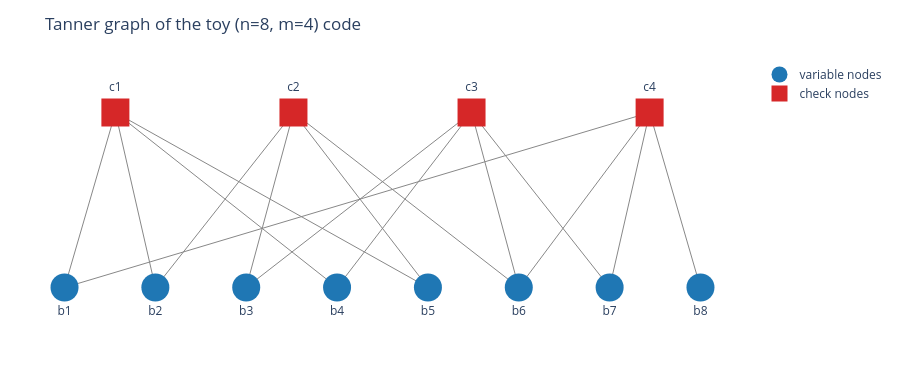

The code cell stored with this chart in its notebook:
### Markdown cell above
### 3.1 Tanner-graph visualization

Variable nodes (bits) on the bottom row, check nodes on the top row, edge from $b_i$ to $c_a$ whenever $H_{a,i}=1$.

### Code cell
def plot_tanner_graph(H, title="Tanner graph"):
    """Render a bipartite Tanner graph with check nodes on top and bit nodes on the bottom."""
    n_checks, n_bits = H.shape
    bit_x = np.linspace(0, 1, n_bits)
    check_x = np.linspace(0.08, 0.92, n_checks)
    bit_y = np.zeros(n_bits)
    check_y = np.ones(n_checks)

    edge_x, edge_y = [], []
    for a in range(n_checks):
        for i in range(n_bits):
            if H[a, i] == 1:
                edge_x += [bit_x[i], check_x[a], None]
                edge_y += [bit_y[i], check_y[a], None]

    fig = go.Figure()
    fig.add_trace(go.Scatter(x=edge_x, y=edge_y, mode="lines",
                             line=dict(width=1, color="#888"), hoverinfo="skip",
                             showlegend=False))
    fig.add_trace(go.Scatter(x=bit_x, y=bit_y, mode="markers+text",
                             marker=dict(size=28, color="#1f77b4", symbol="circle"),
                             text=[f"b{i+1}" for i in range(n_bits)], textposition="bottom center",
                             name="variable nodes"))
    fig.add_trace(go.Scatter(x=check_x, y=check_y, mode="markers+text",
                             marker=dict(size=28, color="#d62728", symbol="square"),
                             text=[f"c{a+1}" for a in range(n_checks)], textposition="top center",
                             name="check nodes"))
    fig.update_layout(title=title, height=380,
                      xaxis=dict(visible=False, range=[-0.07, 1.07]),
                      yaxis=dict(visible=False, range=[-0.3, 1.3]),
                      margin=dict(l=20, r=20, t=60, b=40))
    return fig

plot_tanner_graph(H, title="Tanner graph of the toy (n=8, m=4) code")

### Figure 1 — Plotly figure (JSON) as saved in the notebook; plotly's stock layout.template omitted (floating-point values rounded to 4 significant figures)
{"data": [{"hoverinfo": "skip", "line": {"color": "#888", "width": 1}, "mode": "lines", "showlegend": false, "type": "scatter", "x": [0.0, 0.08, null, 0.1429, 0.08, null, 0.4286, 0.08, null, 0.5714, 0.08, null, 0.1429, 0.36, null, 0.2857, 0.36, null, 0.5714, 0.36, null, 0.7143, 0.36, null, 0.2857, 0.64, null, 0.4286, 0.64, null, 0.7143, 0.64, null, 0.8571, 0.64, null, 0.0, 0.92, null, 0.7143, 0.92, null, 0.8571, 0.92, null, 1.0, 0.92, null], "y": [0.0, 1.0, null, 0.0, 1.0, null, 0.0, 1.0, null, 0.0, 1.0, null, 0.0, 1.0, null, 0.0, 1.0, null, 0.0, 1.0, null, 0.0, 1.0, null, 0.0, 1.0, null, 0.0, 1.0, null, 0.0, 1.0, null, 0.0, 1.0, null, 0.0, 1.0, null, 0.0, 1.0, null, 0.0, 1.0, null, 0.0, 1.0, null]}, {"marker": {"color": "#1f77b4", "size": 28, "symbol": "circle"}, "mode": "markers+text", "name": "variable nodes", "text": ["b1", "b2", "b3", "b4", "b5", "b6", "b7", "b8"], "textposition": "bottom center", "type": "scatter", "x": [0.0, 0.1429, 0.2857, 0.4286, 0.5714, 0.7143, 0.8571, 1.0], "y": [0.0, 0.0, 0.0, 0.0, 0.0, 0.0, 0.0, 0.0]}, {"marker": {"color": "#d62728", "size": 28, "symbol": "square"}, "mode": "markers+text", "name": "check nodes", "text": ["c1", "c2", "c3", "c4"], "textposition": "top center", "type": "scatter", "x": [0.08, 0.36, 0.64, 0.92], "y": [1.0, 1.0, 1.0, 1.0]}], "layout": {"height": 380, "margin": {"b": 40, "l": 20, "r": 20, "t": 60}, "title": {"text": "Tanner graph of the toy (n=8, m=4) code"}, "xaxis": {"range": [-0.07, 1.07], "visible": false}, "yaxis": {"range": [-0.3, 1.3], "visible": false}}}
